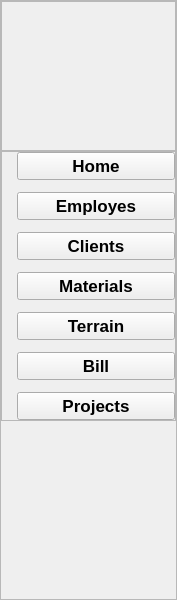
    <widget class="QWidget" name="leftMenu_2" native="true">
     <property name="geometry">
      <rect>
       <x>20</x>
       <y>10</y>
       <width>177</width>
       <height>600</height>
      </rect>
     </property>
     <property name="minimumSize">
      <size>
       <width>177</width>
       <height>600</height>
      </size>
     </property>
     <property name="maximumSize">
      <size>
       <width>177</width>
       <height>600</height>
      </size>
     </property>
     <layout class="QVBoxLayout" name="verticalLayout_21">
      <property name="spacing">
       <number>0</number>
      </property>
      <property name="leftMargin">
       <number>0</number>
      </property>
      <property name="topMargin">
       <number>0</number>
      </property>
      <property name="rightMargin">
       <number>0</number>
      </property>
      <property name="bottomMargin">
       <number>0</number>
      </property>
      <item>
       <widget class="QFrame" name="frame_28">
        <property name="frameShape">
         <enum>QFrame::StyledPanel</enum>
        </property>
        <property name="frameShadow">
         <enum>QFrame::Raised</enum>
        </property>
        <layout class="QVBoxLayout" name="verticalLayout_22">
         <property name="spacing">
          <number>0</number>
         </property>
         <property name="leftMargin">
          <number>0</number>
         </property>
         <property name="topMargin">
          <number>0</number>
         </property>
         <property name="rightMargin">
          <number>0</number>
         </property>
         <property name="bottomMargin">
          <number>0</number>
         </property>
         <item>
          <widget class="QFrame" name="frame_29">
           <property name="minimumSize">
            <size>
             <width>150</width>
             <height>150</height>
            </size>
           </property>
           <property name="maximumSize">
            <size>
             <width>200</width>
             <height>150</height>
            </size>
           </property>
           <property name="frameShape">
            <enum>QFrame::StyledPanel</enum>
           </property>
           <property name="frameShadow">
            <enum>QFrame::Raised</enum>
           </property>
           <widget class="QLabel" name="label_86">
            <property name="geometry">
             <rect>
              <x>-20</x>
              <y>-40</y>
              <width>230</width>
              <height>230</height>
             </rect>
            </property>
            <property name="minimumSize">
             <size>
              <width>230</width>
              <height>230</height>
             </size>
            </property>
            <property name="maximumSize">
             <size>
              <width>230</width>
              <height>230</height>
             </size>
            </property>
            <property name="text">
             <string/>
            </property>
            <property name="pixmap">
             <pixmap>../logo.png</pixmap>
            </property>
            <property name="scaledContents">
             <bool>true</bool>
            </property>
           </widget>
          </widget>
         </item>
         <item alignment="Qt::AlignTop">
          <widget class="QFrame" name="frame_30">
           <property name="frameShape">
            <enum>QFrame::StyledPanel</enum>
           </property>
           <property name="frameShadow">
            <enum>QFrame::Raised</enum>
           </property>
           <layout class="QVBoxLayout" name="verticalLayout_23">
            <property name="spacing">
             <number>12</number>
            </property>
            <property name="leftMargin">
             <number>15</number>
            </property>
            <property name="topMargin">
             <number>0</number>
            </property>
            <property name="rightMargin">
             <number>0</number>
            </property>
            <property name="bottomMargin">
             <number>0</number>
            </property>
            <item>
             <widget class="QPushButton" name="pushButton_21">
              <property name="font">
               <font>
                <pointsize>13</pointsize>
                <weight>75</weight>
                <bold>true</bold>
               </font>
              </property>
              <property name="text">
               <string>Home</string>
              </property>
              <property name="icon">
               <iconset resource="resources.qrc">
                <normaloff>:/whiteIcons/assets/icons/white/home.svg</normaloff>:/whiteIcons/assets/icons/white/home.svg</iconset>
              </property>
              <property name="iconSize">
               <size>
                <width>24</width>
                <height>24</height>
               </size>
              </property>
             </widget>
            </item>
            <item>
             <widget class="QPushButton" name="pushButton_22">
              <property name="font">
               <font>
                <pointsize>13</pointsize>
                <weight>75</weight>
                <bold>true</bold>
               </font>
              </property>
              <property name="text">
               <string>Employes</string>
              </property>
              <property name="iconSize">
               <size>
                <width>24</width>
                <height>24</height>
               </size>
              </property>
             </widget>
            </item>
            <item>
             <widget class="QPushButton" name="pushButton_23">
              <property name="font">
               <font>
                <pointsize>13</pointsize>
                <weight>75</weight>
                <bold>true</bold>
               </font>
              </property>
              <property name="text">
               <string>Clients</string>
              </property>
              <property name="iconSize">
               <size>
                <width>24</width>
                <height>24</height>
               </size>
              </property>
             </widget>
            </item>
            <item>
             <widget class="QPushButton" name="pushButton_24">
              <property name="font">
               <font>
                <pointsize>13</pointsize>
                <weight>75</weight>
                <bold>true</bold>
               </font>
              </property>
              <property name="text">
               <string>Materials</string>
              </property>
              <property name="iconSize">
               <size>
                <width>24</width>
                <height>24</height>
               </size>
              </property>
             </widget>
            </item>
            <item>
             <widget class="QPushButton" name="pushButton_25">
              <property name="font">
               <font>
                <pointsize>13</pointsize>
                <weight>75</weight>
                <bold>true</bold>
               </font>
              </property>
              <property name="text">
               <string>Terrain</string>
              </property>
             </widget>
            </item>
            <item>
             <widget class="QPushButton" name="pushButton_26">
              <property name="font">
               <font>
                <pointsize>13</pointsize>
                <weight>75</weight>
                <bold>true</bold>
               </font>
              </property>
              <property name="text">
               <string>Bill</string>
              </property>
             </widget>
            </item>
            <item>
             <widget class="QPushButton" name="pushButton_27">
              <property name="font">
               <font>
                <pointsize>13</pointsize>
                <weight>75</weight>
                <bold>true</bold>
               </font>
              </property>
              <property name="text">
               <string>Projects</string>
              </property>
              <property name="iconSize">
               <size>
                <width>24</width>
                <height>24</height>
               </size>
              </property>
             </widget>
            </item>
           </layout>
          </widget>
         </item>
        </layout>
       </widget>
      </item>
     </layout>
    </widget>
